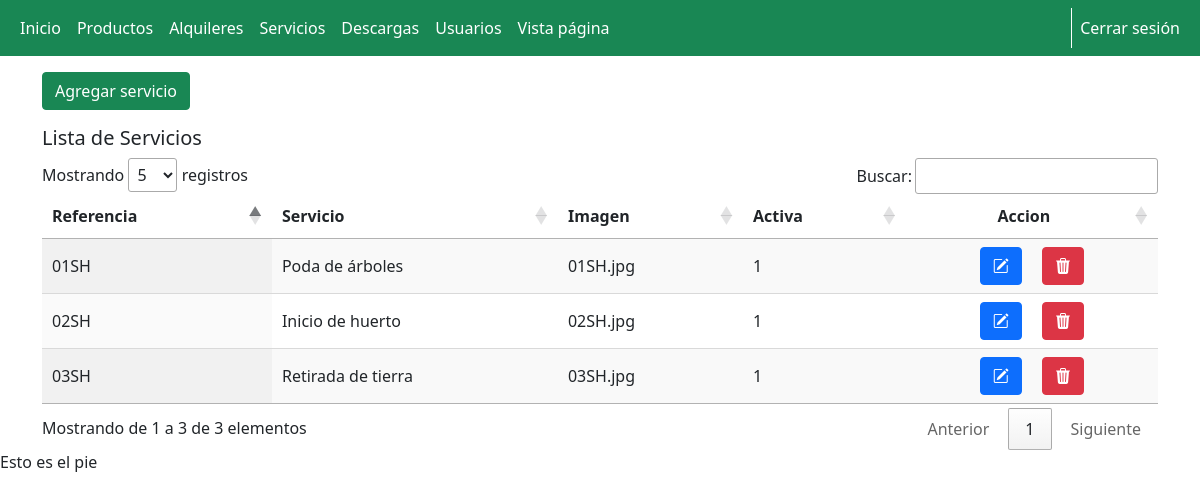
The page /admin/serviciosAd.php (signed in) on the database its author committed.
### tables this page shows
CREATE TABLE `servicios` (
  `id` int(11) NOT NULL,
  `referencia` varchar(25) NOT NULL,
  `servicio` varchar(50) NOT NULL,
  `imagen` varchar(50) NOT NULL,
  `activa` int(1) NOT NULL
);

### config/conexion.php (called while the page is built, shortened)
<?php
Class Conexion extends Database {
    public function __construct() {
        $this->datos = "mysql:host=127.0.0.1;dbname=$this->dbname";
    }
    public function conexion() {
        try {
            $conn = new PDO($this->datos, $this->username, $this->password);
        } catch (PDOException $pe) {
            die("No se ha podido conectar con $this->dbname :" . $pe->getMessage());
        }
        return $conn;
    }
}

### config/funcionesServicios.php (called while the page is built, shortened)
<?php
require_once(__DIR__.'\conexion.php');
class FuncionesServicios{
    private $conexion;
    public function  __construct(){
        $bd = new Conexion;
        $this->conexion = $bd->conexion();
    }
    public function consultarServicios(){
        $sql = "SELECT * FROM `servicios` WHERE `activa` = 1 ORDER BY referencia;";
        $query = $this->conexion -> prepare($sql);
        $query -> execute();
        $results = $query -> fetchAll(PDO::FETCH_OBJ);
        return $results;
    }
}

### admin/serviciosAd.php (the view, shortened to what this page needs)
<?php
include 'template/cabecera.php';
include("../config/funcionesServicios.php");
if (isset($_SESSION['usuario']) && $_SESSION['rol'] == '1') {
    $consulta = new FuncionesServicios;
    $resultados = $consulta->consultarServicios();
?>
    <div>
        <a href="servicios/formAgregarServicio.php"><button type="text" class="btn btn-success my-3">Agregar servicio</button></a>
    </div>
    <div>
        <h5>Lista de Servicios</h5>
    </div>
    <div class="container">
        <div class="row">
            <div class="col-lg-12">
                <table id="servicios" class="display nowrap" style="width:100%">
                    <thead>
                        <tr>
                            <th>Referencia</th>
                            <th>Servicio</th>
                            <th>Imagen</th>
                            <th>Activa</th>
                            <th class='text-center'>Accion</th>
                        </tr>
                    </thead>
                    <tbody>
                        <?php
                        foreach ($resultados as $resultado) {
                        ?>
                            <tr>
                                <td><?php echo $resultado->referencia; ?></td>
                                <td><?php echo $resultado->servicio; ?></td>
                                <td><?php echo $resultado->imagen; ?></td>
                                <td><?php echo $resultado->activa; ?></td>
                                <td class='text-center'><a href="servicios/formEditarServicio.php?id=<?php echo $resultado->id; ?>" class="btn btn-primary mx-2"><i class="bi bi-pencil-square"></i></a>
                                    <a href="servicios/borrarServicio.php?id=<?php echo $resultado->id;?>" class="btn btn-danger mx-2"><i class="bi bi-trash3-fill"></i></a>
                                </td>
                            </tr>
                        <?php
                        }
                        ?>
                    </tbody>
                </table>
            </div>
        </div>
    </div>
<?php
    include("template/pie.php");
} else {
    header('Location: ../');
}
?>

### rows shown on the page
servicios: referencia "01SH", servicio "Poda de árboles", imagen "01SH.jpg", activa "1"
servicios: referencia "02SH", servicio "Inicio de huerto", imagen "02SH.jpg", activa "1"
servicios: referencia "03SH", servicio "Retirada de tierra", imagen "03SH.jpg", activa "1"
